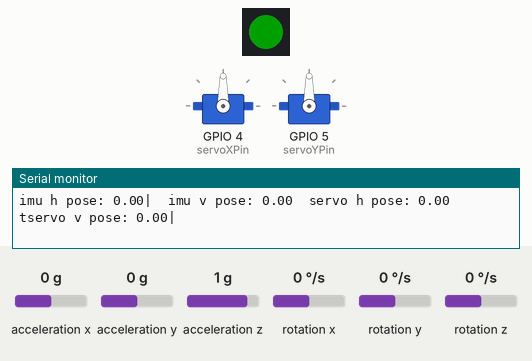
A program run on a simulated ESP32-S3. Parts: 2 × servo, 1 RGB LEDs in strip order, left to right, the last lines printed to the serial monitor. The test bench sets the inputs (shaded band); at power-on: acceleration x 0 g, acceleration y 0 g, acceleration z 1 g, rotation x 0 °/s, rotation y 0 °/s, rotation z 0 °/s. Dim RGB values are drawn brighter than linear.

Above: at 1.2 s.
1.3 s: acceleration x set to -1.4 g
At 2.1 s:
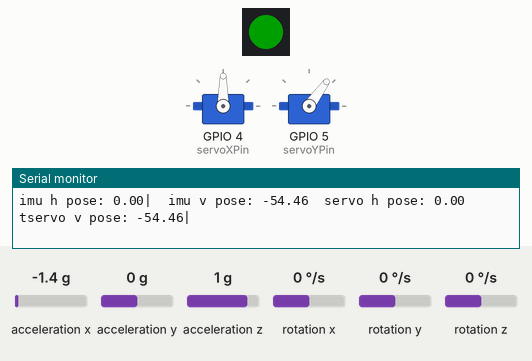
2.9 s: acceleration y set to -1.4 g
At 3.9 s:
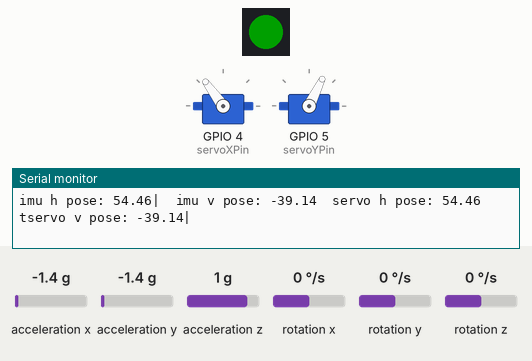
4.4 s: acceleration z set to -0.8 g
At 5.7 s:
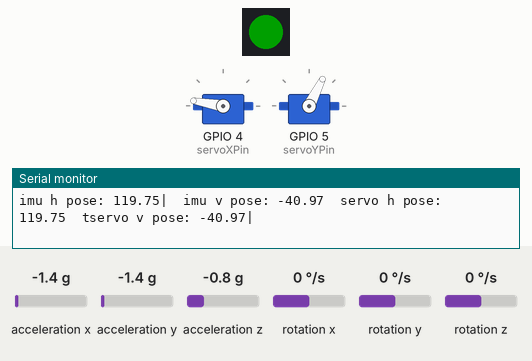
6.0 s: acceleration x set to 0 g
At 6.5 s:
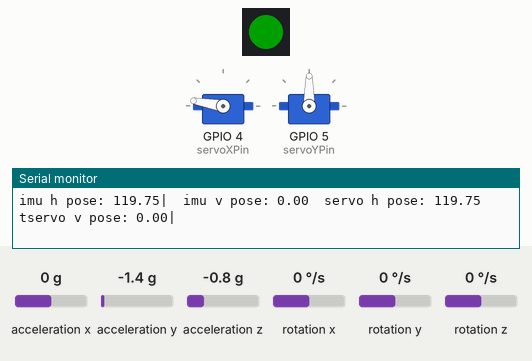
7.5 s: acceleration y set to 0.6 g
9.0 s: acceleration y set to 0.9 g
At 9.3 s:
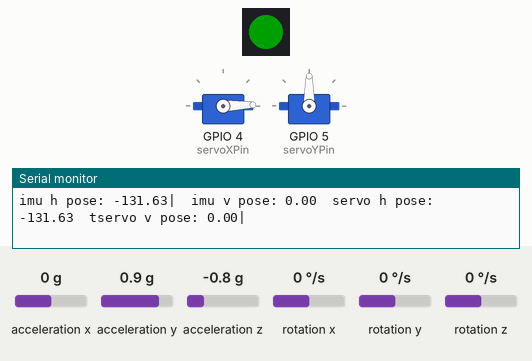
Timing chart, 0 to 11.5 s (numbered marks = the images above; inputs shaded):
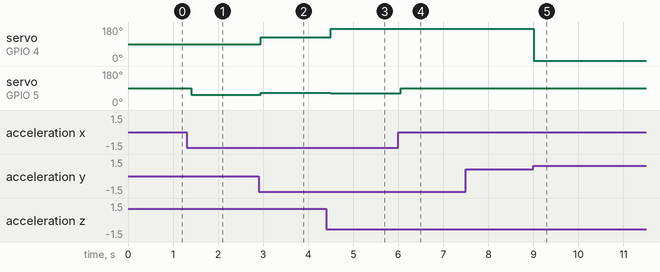

The program:

main.cpp
```cpp
#include <Wire.h>
#include <MPU6050.h>
#include <ESP32Servo.h>
#include <Arduino.h>
#include <FastLED.h>

#define LED_PIN     38
#define NUM_LEDS    1
#define BRIGHTNESS  64
#define LED_TYPE    WS2812
#define COLOR_ORDER GRB
#define BOOT_PIN 0      // Boot键通常连接到GPIO0
CRGB leds[NUM_LEDS];

MPU6050 mpu;
Servo servoX; // X轴舵机
Servo servoY; // Y轴舵机

const int TABLESIZE = 2001; // 从500到2500共有2001个整数值
float mappingTable[TABLESIZE];

bool imuMode = true;

// ESP32-S3 NodeMCU的SCL和SDA引脚
const int sclPin = 19; // IO5
const int sdaPin = 18; // IO4

// 舵机控制引脚
const int servoXPin = 4; // 舵机X控制引脚
const int servoYPin = 5; // 舵机Y控制引脚

float angleX = 0.0F;
float angleY = 0.0F;
int XpulseWidth = 0; // 映射角度到脉冲宽度
int YpulseWidth = 0; // 映射角度到脉冲宽度

void createMappingTable()
{
  for (int i = 0; i < TABLESIZE; i++)
  {
    // 手动计算映射值
    float value = (float)(i + 500 - 500) * (135.0 + 135.0) / (2500 - 500) - 135.0;
    mappingTable[i] = value;
  }
}

void setup()
{
  pinMode(BOOT_PIN, INPUT_PULLUP); // 设置Boot键为输入模式，并启用内部上拉电阻

  createMappingTable();

  FastLED.addLeds<LED_TYPE, LED_PIN, COLOR_ORDER>(leds, NUM_LEDS).setCorrection(TypicalLEDStrip);
  FastLED.setBrightness(BRIGHTNESS);

  Serial.begin(115200);
  Wire.begin(sdaPin, sclPin);
  mpu.initialize();
  if (!mpu.testConnection())
  {
    Serial.println("MPU6050 connection failed");
    while (1);
  }

  servoX.attach(servoXPin, 500, 2500); // 将舵机X附加到控制引脚
  servoY.attach(servoYPin, 500, 2500); // 将舵机Y附加到控制引脚

  leds[0] = CRGB::White;
  FastLED.show();
}

void loop()
{
  int bootState = digitalRead(BOOT_PIN); // 读取Boot键的状态
  if (bootState == LOW)
  {
    imuMode = !imuMode;
  }

  if (imuMode)
  {
    leds[0] = CRGB::Green;
    FastLED.show();

    // 读取加速度和陀螺仪值
    int16_t ax, ay, az;
    int16_t gx, gy, gz;
    mpu.getMotion6(&ax, &ay, &az, &gx, &gy, &gz);

    // 计算姿态
    angleX = atan2(ay, az) * 180 / PI;
    angleY = atan2(-ax, sqrt(ay * ay + az * az)) * 180 / PI;

    // 调整angleX的值域到[-180,180]
    if (angleX > 180)
    {
      angleX -= 360;
    }

    // 调整angleY的值域到[-180,180]
    if (angleY > 180)
    {
      angleY -= 360;
    }

    angleX = -angleX;
    angleY = -angleY;
  }
  else
  {
    leds[0] = CRGB::Yellow;
    FastLED.show();
    // 读取串口数据并解析
    if (Serial.available() > 0)
    {
      String message = Serial.readStringUntil('!');
      if (sscanf(message.c_str(), "$(%f, %f)", &angleX, &angleY) == 2)
      {
        // 成功解析到两个浮点数
        Serial.print("received angleX: ");
        Serial.println(angleX);
        Serial.print("received angleY: ");
        Serial.println(angleY);
      }
      else
      {
        Serial.println("Failed to parse message");
      }
    }
  }

  // 控制舵机转动到对应角度
  for (int i = 0; i < TABLESIZE; i++)
  {
    if (angleX >= mappingTable[i] && angleX < mappingTable[i + 1])
    {
      XpulseWidth = i + 500;
      break;
    }
  }
  for (int i = 0; i < TABLESIZE; i++)
  {
    if (angleY >= mappingTable[i] && angleY < mappingTable[i + 1])
    {
      YpulseWidth = i + 500;
      break;
    }
  }
  servoX.writeMicroseconds(XpulseWidth);
  servoY.writeMicroseconds(YpulseWidth);

  // 发送姿态数据
  Serial.print("imu h pose: ");
  Serial.print(angleX);
  Serial.print("|");
  Serial.print("\timu v pose: ");
  Serial.print(angleY);
  Serial.print("\tservo h pose: ");
  Serial.print(angleX);
  Serial.print("\ttservo v pose: ");
  Serial.print(angleY);
  Serial.println("|");

  delay(150);
}
```

Measured:
- the behaviour switches between 0.7 and 0.8 g on acceleration y (found by bisection; images 4 and 5)
- after the input at 1.3 s, servo on GPIO 5 (servoYPin): 90° → 54° after 0.10 s
- after the input at 2.9 s, servo on GPIO 4 (servoXPin): 90° → 126° after 0.05 s; servo on GPIO 5 (servoYPin): 54° → 64° after 0.05 s
- after the input at 4.4 s, servo on GPIO 4 (servoXPin): 126° → 170° after 0.10 s; servo on GPIO 5 (servoYPin): 64° → 63° after 0.10 s
- after the input at 6.0 s, servo on GPIO 5 (servoYPin): 63° → 90° after 0.06 s
- after the input at 9.0 s, servo on GPIO 4 (servoXPin): 170° → 2° at once
